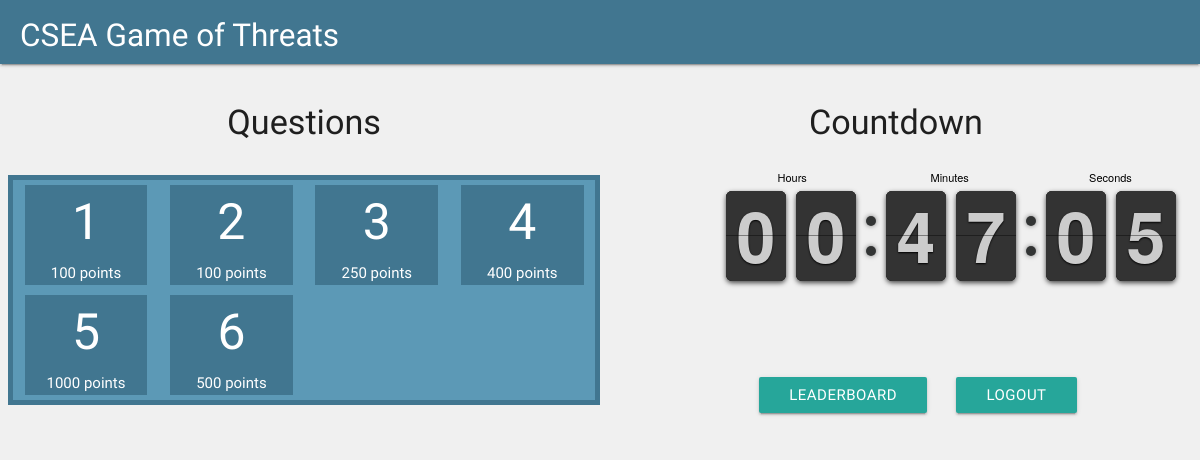
The page /contest/ (signed in) on the database its author committed.
### contest/models.py (models this page shows)
class Question(models.Model):
	question = models.TextField(null = False)
	answer = models.CharField(max_length = 100, null = False)
	points = models.IntegerField(null = False)

### contest/views.py (the view)
def main(request):
	if request.user.is_authenticated:
		template = loader.get_template('main.html')
		context = {'questions' : Question.objects.all()}
		return HttpResponse(template.render(context, request))
	else:
		return redirect('/contest/login')

### contest/templates/main.html (shortened to what this page needs)
{% extends "base.html" %}
{% load static %}
{% block content %}
<br>
<div class="row">
	<div class="col s12 m6 l6">
		<div class="row center">
			<h4>Questions</h4>
		</div>
		<div class="row" style="border: 5px solid rgb(65, 118, 144); background: rgb(92, 153, 182);">
			{% for question in questions %}
				<div class="col s3 l3 m3" style="margin-top: 5px; margin-bottom: 5px;">
					<a href="/contest/question/{{ question.id }}">
						<div style="height: 100px; background: rgb(65, 118, 144); display: flex; flex-direction: column; color: white;">
							<div style="display: block; height: 100px; font-size: 50px; text-align: center;">{{ forloop.counter }}
							</div>
							<div style="display: block; padding: 2px; text-align: center;">{{ question.points }} points
							</div>
						</div>
					</a>
				</div>
			{% endfor %}
		</div>
	</div>
	<div class="col s12 m6 l6">
		<div class="row center">
			<h4>Countdown</h4>
		</div>
		<div class="row">
			<div class="col s10 m10 l10 offset-s2 offset-m2 offset-l2">
				<div id="clock"></div>
			</div>
		</div>
		<div class="row" style="margin-top: 80px">
			<div class="col s4 m4 l14 offset-s3 offset-m3 offset-l3">
				<a href="/contest/leaderboard/" class="btn">Leaderboard</a>
			</div>
			<div class="col s4 m4 l14">
				<a href="/contest/logout/" class="btn">Logout</a>
			</div>
		</div>
	</div>
</div>
<link rel="stylesheet" href="{% static 'css/flipclock.css' %}" />
{% endblock %}

### static/css/style.css (style rules this page uses)
body { background-color: #fcfcfc; }

### static/css/flipclock.css (style rules this page uses)
.flip-clock-wrapper { font: normal 11px "Helvetica Neue", Helvetica, sans-serif; -webkit-user-select: none; }
.flip-clock-wrapper { text-align: center; position: relative; width: 100%; margin: 1em; }
.flip-clock-wrapper:before, .flip-clock-wrapper:after { content: " "; display: table; }
.flip-clock-wrapper:after { clear: both; }

### contest/templates/base.html (style rules this page uses)
body { background: rgb(240, 240, 240); }

### rows shown on the page
Question: points "100"
Question: points "100"
Question: points "250"
Question: points "400"
Question: points "1000"
Question: points "500"
